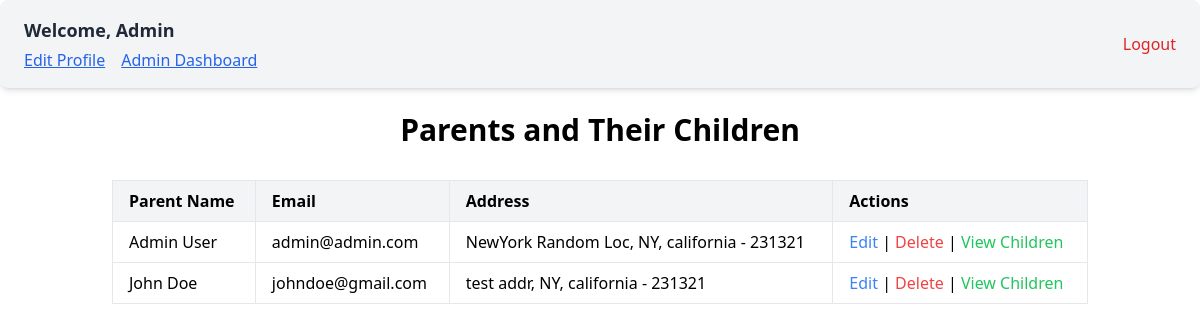
Screenshot of /customers (signed in) with the database file from the repository.
### app/models.py (models this page shows, shortened)
class Parent(UserMixin,db.Model):
    __tablename__ = 'parents'
    id = db.Column(db.Integer, primary_key=True, autoincrement=True)
    email = db.Column(db.String(120), unique=True, nullable=False)
    password_hash = db.Column(db.String(128), nullable=False)
    first_name = db.Column(db.String(50), nullable=False)
    last_name = db.Column(db.String(50), nullable=False)
    address = db.Column(db.String(255), nullable=False)
    state = db.Column(db.String(50), nullable=False)
    city = db.Column(db.String(50), nullable=False)
    zip_code = db.Column(db.String(10), nullable=False)
    is_admin = db.Column(db.Boolean, nullable=False, default=False)
    home_phone = db.Column(db.String(15), nullable=True)
    cell_phone = db.Column(db.String(15), nullable=False)
    work_phone = db.Column(db.String(15), nullable=True)
    children = db.relationship('Child', back_populates='parent', cascade='all, delete-orphan')
    orders = db.relationship('Order', back_populates='parent', cascade='all, delete-orphan')

### app/routes/admin.py (the view)
@admin.route('/customers', methods=['GET'])
@login_required
def customers():
    parents = Parent.query.options(db.joinedload(Parent.children)).all()
    if not current_user.is_admin:
        return redirect('/')
    return render_template('customers.html' ,parents=parents)

### app/__init__.py (called while the page is built)
def create_app():
    app = Flask(__name__,
                static_folder='static')
    app.config['SQLALCHEMY_DATABASE_URI'] = 'sqlite:///app.db'
    app.config['SQLALCHEMY_TRACK_MODIFICATIONS'] = False
    app.config['SECRET_KEY'] = 'your_secret_key_here'
    app.config['JWT_SECRET_KEY'] = 'your_jwt_secret_key_here'
    login_manager = LoginManager()
    login_manager.login_view = 'auth.login'
    login_manager.init_app(app)
    db.init_app(app)
    jwt = JWTManager(app)
    from app.models import Parent
    @login_manager.user_loader
    def load_user(user_id):
        return Parent.query.get(int(user_id))
    app.register_blueprint(dashboard, url_prefix='/')
    app.register_blueprint(auth, url_prefix='/')
    app.register_blueprint(order, url_prefix='/')
    app.register_blueprint(admin, url_prefix='/')
    return app

### app/templates/customers.html (shortened to what this page needs)
{% extends "_layout.html" %}
{% block content %}
<div class="container mx-auto p-6">
    <h2 class="text-3xl font-semibold text-center mb-8">Parents and Their Children</h2>
    <div class="overflow-x-auto">
        <table class="table-auto w-full border border-gray-300">
            <thead>
                <tr class="bg-gray-100 text-left">
                    <th class="px-4 py-2 border">Parent Name</th>
                    <th class="px-4 py-2 border">Email</th>
                    <th class="px-4 py-2 border">Address</th>
                    <th class="px-4 py-2 border">Actions</th>
                </tr>
            </thead>
            <tbody>
                {% for parent in parents %}
                <tr>
                    <td class="px-4 py-2 border">{{ parent.first_name }} {{ parent.last_name }}</td>
                    <td class="px-4 py-2 border">{{ parent.email }}</td>
                    <td class="px-4 py-2 border">{{ parent.address }}, {{ parent.city }}, {{ parent.state }} - {{ parent.zip_code }}</td>
                    <td class="px-4 py-2 border">
                        <a href="/edit-parent/{{ parent.id }}" class="text-blue-500 hover:underline">Edit</a> |
                        <a href="/delete-parent/{{ parent.id }}" class="text-red-500 hover:underline" onclick="deleteParent({{ parent.id }})">Delete</a> |
                        <a href="/childern/{{ parent.id }}" class="text-green-500 hover:underline">View Children</a>
                    </td>
                </tr>
                {% endfor %}
            </tbody>
        </table>
    </div>
</div>
{% endblock %}

### app/templates/_layout.html (shortened to what this page needs)
<!DOCTYPE html>
<html lang="en">
<head>
    <script src="https://cdn.tailwindcss.com"></script>
</head>
<body>
    <div class="flex flex-col items-center justify-center h-fit">
        {% if current_user.is_authenticated %}
        <div class="bg-gray-100 flex justify-between items-center px-6 py-4 shadow-md rounded-lg w-full">
            <div class="flex flex-col gap-1">
              <h1 class="text-lg font-semibold text-gray-800">
                Welcome, {{ current_user.first_name }}
              </h1>
              <div class="flex gap-4">
                <a href="/edit-profile" class="text-blue-600 hover:text-blue-800 underline">
                  Edit Profile
                </a>
                {% if current_user.is_admin %}
                <a href="/admin-dashboard" class="text-blue-600 hover:text-blue-800 underline">
                  Admin Dashboard
                </a>
                {% endif %}
              </div>
            </div>
            <a href="{{ url_for('auth.logout') }}" class="text-red-600 hover:text-red-800 font-medium">
              Logout
            </a>
          </div>
        {% endif %}
    </div>
    {% block content %}{% endblock %}
</body>
</html>

### rows the page displays
Parent: first_name "Admin", last_name "User", email "admin@admin.com", address "NewYork Random Loc", city "NY", state "california", zip_code "231321"
Parent: first_name "John", last_name "Doe", email "johndoe@gmail.com", address "test addr", city "NY", state "california", zip_code "231321"
